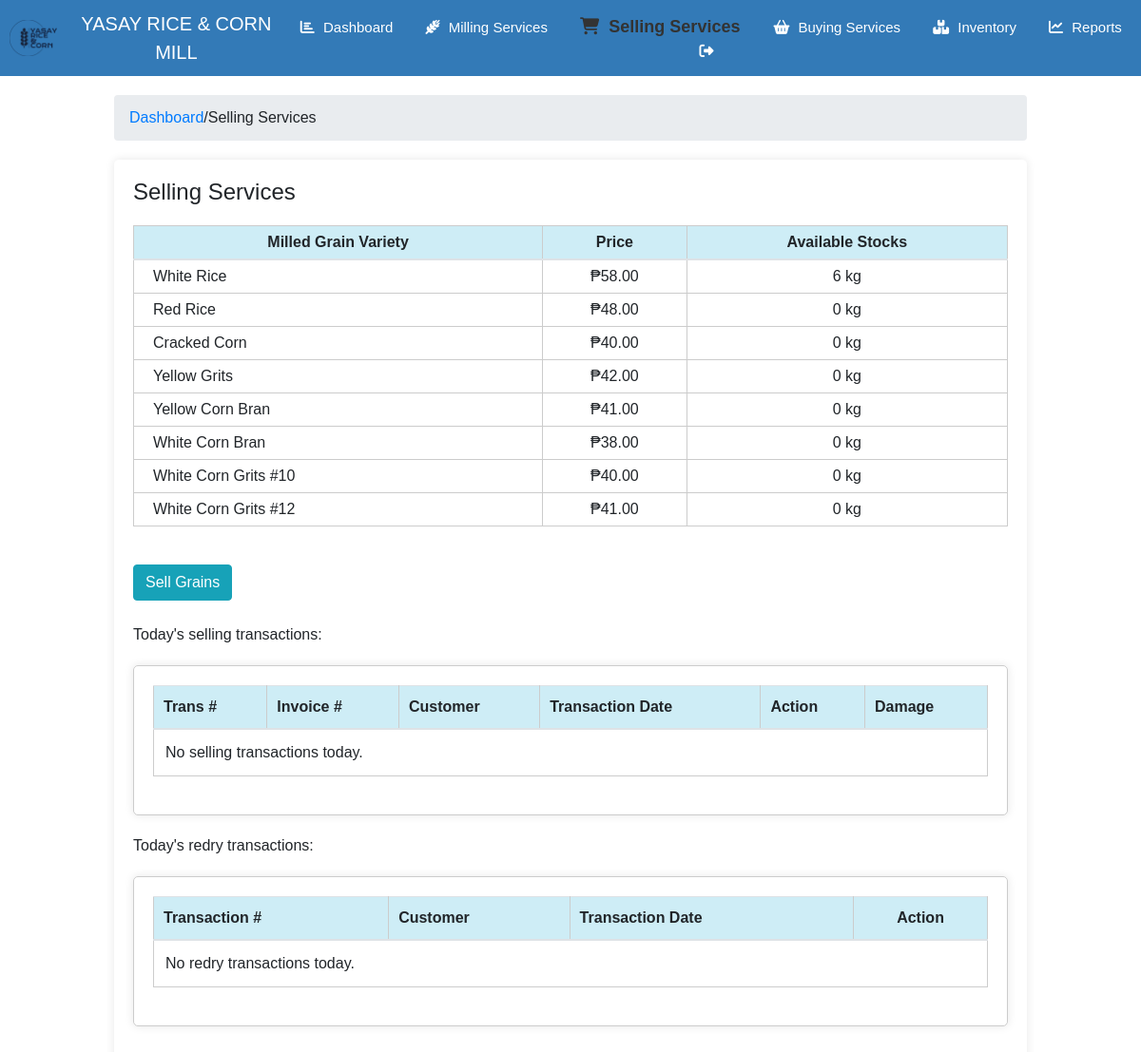
/selling.php (signed in), run on the app's committed database.
### tables this page shows
CREATE TABLE `milledgrains` (
  `grain_id` int(11) NOT NULL,
  `grain_type` varchar(50) NOT NULL,
  `variety` varchar(50) NOT NULL,
  `price_per_sack` decimal(10,2) NOT NULL,
  `price_per_kilo` decimal(10,2) NOT NULL,
  `available_stock` int(11) NOT NULL,
  `available_stock_sack` int(11) NOT NULL DEFAULT 0
);

### selling.php (the view, shortened to what this page needs)
<?php
require_once 'db_connect.php';
$activePage = 'selling';
?>
<!DOCTYPE html>
<html>
<head>
    <link rel="stylesheet" href="https://maxcdn.bootstrapcdn.com/bootstrap/4.5.2/css/bootstrap.min.css">
    <link rel="stylesheet" type="text/css" href="stylesheet/sellingstyle.css">
    <link  rel="stylesheet"  href="https://cdnjs.cloudflare.com/ajax/libs/font-awesome/6.2.0/css/all.min.css"/>
</head>
<body>
<header>
<div class="logo">
    <img src="logo.png" alt="Company Logo" class="logo-image">
    YASAY RICE & CORN MILL
</div>
    <nav>
        <ul>
            <li <?php if ($activePage == 'dashboard') echo 'class="active"'; ?>>
                <a href="dashboard.php">
                    <i class="fas fa-chart-bar"></i> Dashboard
                </a>
            </li>
            <li <?php if ($activePage == 'milling') echo 'class="active"'; ?>>
                <a href="milling.php">
                    <i class="fa-solid fa-wheat-awn"></i> Milling Services
                </a>
            </li>
            <li <?php if ($activePage == 'selling') echo 'class="active"'; ?>>
                <a href="selling.php">
                    <i class="fas fa-shopping-cart"></i> Selling Services
                </a>
            </li>
            <li <?php if ($activePage == 'buying') echo 'class="active"'; ?>>
                <a href="buying.php">
                    <i class="fas fa-shopping-basket"></i> Buying Services
                </a>
            </li>
            <li <?php if ($activePage == 'inventory') echo 'class="active"'; ?>>
                <a href="inventory.php">
                    <i class="fas fa-boxes"></i> Inventory
                </a>
            </li>
            <li <?php if ($activePage == 'reports') echo 'class="active"'; ?>>
                <a href="report.php">
                    <i class="fas fa-chart-line"></i> Reports
                </a>
            </li>
            <li>
                <a href="logout.php">
                    <i class="fas fa-sign-out-alt"></i>
                </a>
            </li>
        </ul>
    </nav>
</header>
    <div class="content">
        <ol class="breadcrumb">
            <li><a href="dashboard.php">Dashboard</a></li>
            /
            <li class="active">Selling Services</li>
        </ol>
        <div class="container-box">
        <h1>Selling Services</h1>
        <?php
$sql = "SELECT `variety`, `price_per_kilo`, `available_stock`, available_stock_sack FROM `milledgrains`";
$result = $connect->query($sql);
if ($result->num_rows > 0) {
    echo '<div class="row justify-content-center">
            <div class="col-md-12">
                        <table class="table table-condensed special-table">
                            <thead>
                            <tr style="text-align:center;">
                                <th>Milled Grain Variety</th>
                                <th>Price</th>
                                <th class="quantity-column bg-quantity">Available Stocks</th>
                            </tr>
                            </thead>
                            <tbody>';
                            while ($row = $result->fetch_assoc()) {
                                $price_per_kilo = '₱' . number_format($row['price_per_kilo'], 2);
                                echo '<tr>';
                                echo '<td style="padding-left:20px;">' . $row['variety'] . '</td>';
                                echo '<td style="text-align:center;">' . $price_per_kilo . '</td>';
                                echo '<td style="text-align:center;">' . number_format($row['available_stock']) . ' kg</td>';
                                echo '</tr>';
                            }
            echo '</tbody>
        </table>
    </div>';
} else {
    echo 'No data found in the milledgrains table.';
}
?>
</div>
<br>
<button type="button" class="btn btn-info" data-toggle="modal" data-target="#sellGrainsModal">
    Sell Grains
</button>
        <br><br>
        <p>Today's selling transactions:</p>
        <?php
                $sql = "SELECT invoice_number, transaction_id, Customers.name AS customer_name, transaction_date, status, delivery_method
                        FROM sellingtransactions
                        JOIN Customers ON sellingtransactions.customer_id = Customers.customer_id
                        WHERE status = 'Complete'  or status = 'Redried'
                        ORDER BY sellingtransactions.customer_id DESC";
                $result = $connect->query($sql);
                ?>
                <div class="container-box1">
        <table class="table special-table1">
    <thead>
        <tr>
            <th>Trans #</th>
            <th>Invoice #</th>
            <th>Customer</th>
            <th>Transaction Date</th>
            <th>Action</th>
            <th>Damage</th>
        </tr>
    </thead>
    <tbody>
    <?php
        if ($result->num_rows > 0) {
            while ($row = $result->fetch_assoc()) {
                echo "<tr>";
                echo "<td>" . $row["transaction_id"] . "</td>";
                echo "<td>" . $row["invoice_number"] . "</td>";
                echo "<td>" . $row["customer_name"] . "</td>";
                echo "<td>" . $row["transaction_date"] . "</td>";
                echo "<td>
                          <button type='button' class='btn btn-info view-details-btn' data-toggle='modal' data-target='#viewDetailsModal' data-transaction-id='" . $row["transaction_id"] . "'>View Details</button>
                      </td>";
                echo "<td>
                          <button type='button' class='btn btn-danger redry-btn' data-transaction-id='" . $row["transaction_id"] . "'>Redry</button>
                          <button type='button' class='btn btn-danger replace-btn' data-transaction-id='" . $row["transaction_id"] . "' data-status='" . $row["status"] . "'>Replace</button>
                      </td>";
                echo "</tr>";
            }
        } else {
            echo "<tr><td colspan='6'>No selling transactions today.</td></tr>";
        }
        ?>
    </tbody>
</table>
</div>
<p>Today's redry transactions:</p>
        <?php
                $sql = "SELECT transaction_id, Customers.name AS customer_name, transaction_date, status, delivery_method
                        FROM sellingtransactions
                        JOIN Customers ON sellingtransactions.customer_id = Customers.customer_id
                        WHERE redry_status = 'Ongoing'
                        ORDER BY sellingtransactions.customer_id DESC";
                $result = $connect->query($sql);
                ?>
                <div class="container-box1">
        <table class="table special-table1">
    <thead>
        <tr>
            <th>Transaction #</th>
            <th>Customer</th>
            <th>Transaction Date</th>
            <th colspan="2" style="text-align:center;">Action</th>
        </tr>
    </thead>
    <tbody>
    <?php
        if ($result->num_rows > 0) {
            while ($row = $result->fetch_assoc()) {
                echo "<tr>";
                echo "<td>" . $row["transaction_id"] . "</td>";
                echo "<td>" . $row["customer_name"] . "</td>";
                echo "<td>" . $row["transaction_date"] . "</td>";
                echo "<td>
                          <button type='button' class='btn btn-info view-details-btn' data-toggle='modal' data-target='#viewDetailsModal' data-transaction-id='" . $row["transaction_id"] . "'>View Details</button>
                      </td>";
                echo "<td>
                          <button type='button' class='btn btn-danger redistribute-btn' data-transaction-id='" . $row["transaction_id"] . "'>Redistribute</button>
                      </td>";
                echo "</tr>";
            }
        } else {
            echo "<tr><td colspan='5'>No redry transactions today.</td></tr>";
        }
        ?>
    </tbody>
</table>
    </div>
</body>
</html>

### stylesheet/sellingstyle.css (style rules this page uses)
body, ul, li { margin: 0; padding: 0; list-style: none; font-family: 'Century Gothic', sans-serif; }
header { background-color: #337ab7; color: white; text-align: center; padding: 10px; display: flex; justify-content: space-between; align-items: center; }
header .logo { font-size: 20px; margin: 0; }
nav ul { list-style: none; padding: 0; }
nav ul li { display: inline; margin: 0 15px; }
nav ul li a { text-decoration: none; color: white; font-size: 15px; }
nav ul li a i { margin-right: 5px; }
nav ul li.active a { color: #333; font-size: 18px; font-weight: bold; }
.content { max-width: 1000px; margin: 0 auto; padding: 20px; background-color: #fff; }
h1 { font-size: 24px; margin-bottom: 20px; }
.table-condensed, .table-condensed th, .table-condensed td, .colspan tr { border: none; }
.special-table1 { width: 100%; border-collapse: collapse; margin-bottom: 20px; }
.special-table1 table, th, td { border: 1px solid #ccc; }
.special-table1 th, td { padding: 10px; text-align: left; }
.special-table1 th { background-color: rgba(132, 210, 232, 0.4); }
.special-table { border: 1px solid #ccc; }
.special-table th, .special-table td { padding: 5px; border: 1px solid #ccc; }
.special-table th { background-color: rgba(132, 210, 232, 0.4); }
.container-box { width: 100%; margin: 20px auto; padding: 20px; box-shadow: 0 0 10px rgba(0, 0, 0, 0.1); border-radius: 5px; }
.container-box1 { width: 100%; margin: 20px auto; padding: 20px; box-shadow: 0 0 10px rgba(0, 0, 0, 0.1); border: 1px solid #ccc; border-radius: 5px; }
.logo { display: flex; align-items: center; }
.logo-image { width: 50px; margin-right: 10px; }

### data on the page
milledgrains: variety "White Rice", price_per_kilo "₱58.00", available_stock "6"
milledgrains: variety "Red Rice", price_per_kilo "₱48.00", available_stock "0"
milledgrains: variety "Cracked Corn", price_per_kilo "₱40.00", available_stock "0"
milledgrains: variety "Yellow Grits", price_per_kilo "₱42.00", available_stock "0"
milledgrains: variety "Yellow Corn Bran", price_per_kilo "₱41.00", available_stock "0"
milledgrains: variety "White Corn Bran", price_per_kilo "₱38.00", available_stock "0"
milledgrains: variety "White Corn Grits #10", price_per_kilo "₱40.00", available_stock "0"
milledgrains: variety "White Corn Grits #12", price_per_kilo "₱41.00", available_stock "0"
